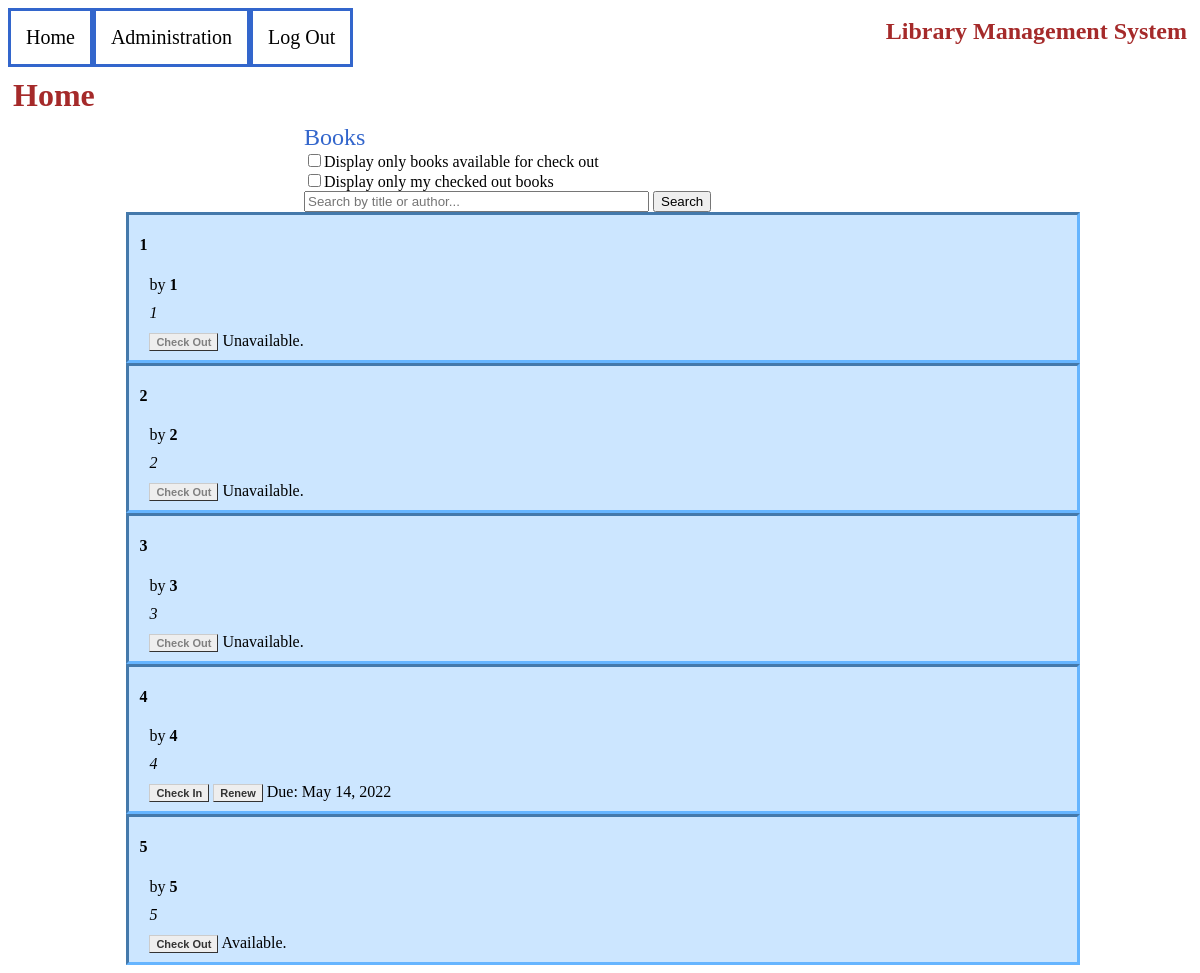
The page /home/ (signed in) on the database its author committed.
### sqliteDatabase/Models/Models.py (models this page shows, shortened)
class Book(db.Model):
    __tablename__ = 'book'
    id = db.Column(db.Integer, primary_key=True)
    title = db.Column(db.String)
    author = db.Column(db.String)
    summary = db.Column(db.Text)
    borrower = db.Column(db.String, db.ForeignKey('user.username'), nullable=True)
    due = db.Column(db.DateTime, nullable=True)
    users = db.relationship('User')
    payments = db.relationship('Payment')
    def isOverdue(self):
        if self.due:
            return datetime.now() > self.due
        return False

### app.py (the view)
@app.route('/home/')
@login_required
def load_home():
    query = request.args.get('search')
    available = request.args.get('show_available')
    mine = request.args.get('show_mine')
    if query:
        if available and not mine:
            books = models.Book.query.filter((models.Book.title.contains(query) | models.Book.author.contains(query)) & models.Book.due == None)
        if not available and mine:
            books = models.Book.query.filter((models.Book.title.contains(query) | models.Book.author.contains(query)) & models.Book.borrower == current_user.username)
        if available and mine:
            books = []
        if not available and not mine:
            books = models.Book.query.filter(models.Book.title.contains(query) | models.Book.author.contains(query))
    else:
        if available and not mine:
            books = models.Book.query.filter(models.Book.due == None)
        if not available and mine:
            books = models.Book.query.filter(models.Book.borrower == current_user.username)
        if available and mine:
            books = []
        if not available and not mine:
            books = models.Book.query.all()
    if available:
        available = 'checked'
    if mine:
        mine = 'checked'
    return render_template('layout.html', template='index.html', title='Home', books=books, query=query, available=available, mine=mine)

### sqliteDatabase/UserHandler/UserHandler.py (called while the page is built)
@login_manager.user_loader
def load_user(user_id):
    return models.User.query.get(int(user_id))

### templates/layout.html (shortened to what this page needs)
<!DOCTYPE html>
<head>
    <link rel="stylesheet" href="{{ url_for('static', filename='stylesheet.css')}}">
    <link rel="stylesheet" type="text/css" href="/static/stylesheet.css">
</head>
<html lang="en">
<head>
</head>
<body>
    {% include 'navigation.html' %}
	<h1>{{ title }}</h1>
	{% include template %}
</body>
</html>

### templates/navigation.html
<header>
  <nav class="topnav">
    <a href="{{ url_for('load_home') }}">Home</a>
    {% if current_user.isAdmin %}
      <a href="{{ url_for('admin.index') }}">Administration</a>
    {% endif %}
    {% if current_user.is_authenticated %}
      <a href="{{ url_for('logout') }}">Log Out</a>
    {% else %}
      <a href="{{ url_for('login') }}">Log In</a>
      <a href="{{ url_for('register') }}">Register</a>
    {% endif %}
	<h1 style="float:right;">Library Management System</h1>
  </nav>
</header>

### templates/index.html (shortened to what this page needs)
<!DOCTYPE html>
<html>
<head>
</head>
<body>
    {% block home_block_reference %}
		<h2 style="	width: 50%; margin: 0 auto;">Books</h2>
        <div class="search">
			<form method="GET">
				<input type="checkbox" name="show_available" {{ available }}><label for="show_available">Display only books available for check out</label><br>
				<input type="checkbox" name="show_mine" {{ mine }}><label for="show_mine">Display only my checked out books</label><br>
				{% if query %}
					<input type="search" class="searchbar" name="search" value={{ query }} size="40">
				{% else %}
					<input type="search" class="searchbar" name="search" placeholder="Search by title or author..." size="40">
				{% endif %}
				<button type="submit">Search</button>
			</form>
        </div>
        <div class="books">
            {% for book in books %}
            <div class="book">
                <div class="book-title">
                    <h4>{{ book.title }}</h4>
                </div>
                <div class="book-info">
                    <p class="book-author">by <b>{{ book.author }}</b></p>
                    <p class="book-summary"><i>{{ book.summary }}</i></p>
                </div>
                <div class="book-actions">
                    {% if book in current_user.books %}
                        {% if book.isOverdue() %}
                            <p><a class="book-action" href={{url_for('payFine', id=book.id)}}>Pay Fine</a>
							Pay the overdue fine before checking in or renewing. Amount due: ${{ book.checkFine() }}.00.</p>
                        {% else %}
                            <p><a class="book-action" href={{url_for('checkIn', id=book.id)}}>Check In</a>
                            <a class="book-action" href={{url_for('renew', id=book.id)}}>Renew</a>
							Due: {{ book.due.strftime("%B %d, %Y") }}</p>
                        {% endif %}
                    {% else %}
						{% if book.borrower %}
							<p><a class="book-action" href={{url_for('checkOut', id=book.id)}} style="pointer-events: none !important; cursor: default; color:Gray;">Check Out</a>
							Unavailable.</p>
						{% else %}
							<p><a class="book-action" href={{url_for('checkOut', id=book.id)}}>Check Out</a>
							Available.</p>
						{% endif %}
                    {% endif %}
                </div>
            </div>
            {% endfor %}
        </div>
    {% endblock %}
</body>
</html>

### static/stylesheet.css (style rules this page uses)
h1 { color: brown; margin-top: 10px; margin-bottom: 10px; margin-right: 5px; margin-left: 5px; align-content: center; }
h2 { color: #36C; font-weight: normal; margin: 5px; align-content: normal; }
div { margin: 10px; }
p { color: black; margin: 10px; }
.topnav { background-color: white; overflow: hidden; }
.topnav a { float: left; color: black; text-align: center; padding: 15px 15px; text-decoration: none; font-size: 20px; border: 3px solid #36C; }
.search { width: 50%; margin: 0 auto; }
.books { width: 80%; margin: 0 auto; }
.book { width: 100%; margin: 0 auto; border: inset 3px #66b5ff; background-color: #cce6ff; }
.book-action { font: bold 11px Arial; text-decoration: none; background-color: #EEEEEE; color: #333333; padding: 2px 6px 2px 6px; border-top: 1px solid #CCCCCC; border-right: 1px solid #333333; border-bottom: 1px solid #333333; border-left: 1px solid #CCCCCC; }

### rows shown on the page
Book: title "1", author "1", summary "1"
Book: title "2", author "2", summary "2"
Book: title "3", author "3", summary "3"
Book: title "4", author "4", summary "4", due "May 14, 2022"
Book: title "5", author "5", summary "5"

### other values the page prints
{{ title }} "Home"
